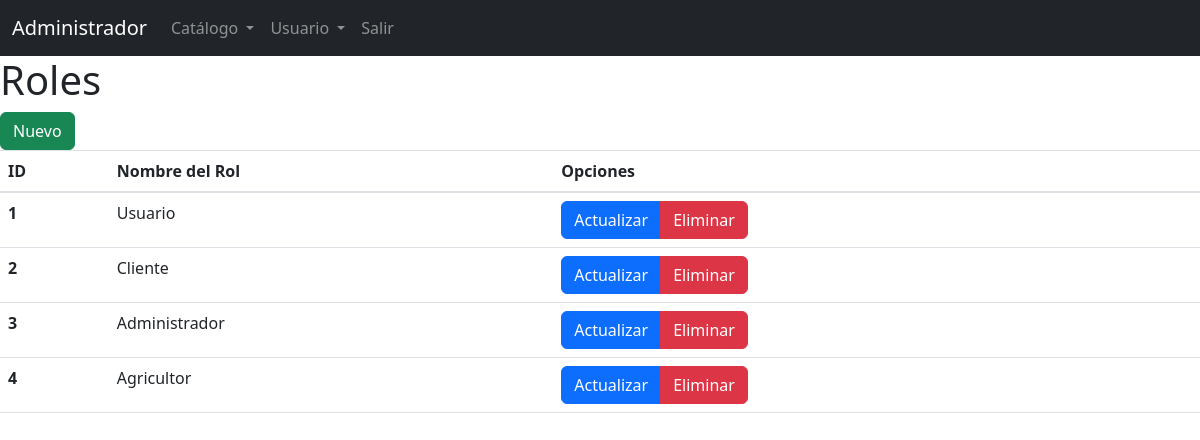
The app's page /admin/roles.php (signed in) with its own data.
### tables this page shows
CREATE TABLE `rol` (
  `id_rol` int(11) NOT NULL,
  `rol` varchar(30) NOT NULL
);

### sistema.class.php (called while the page is built, shortened)
<?php
class Sistema
{
    function conexion()
    {
        $this->con = new PDO(SGBD . ':host=' . DBHOST . ';dbname=' . DBNAME . ';port=' . DBPORT, DBUSER, DBPASS);
    }
}
?>

### admin/roles.class.php (called while the page is built, shortened)
<?php
require_once('../sistema.class.php');
class Roles extends Sistema {
    function readAll() {
        $sql="SELECT * FROM rol";
        $consulta = $this->con->prepare($sql);
        $consulta->execute();
        return $consulta->fetchAll(PDO::FETCH_ASSOC);
    }
}
?>

### admin/views/roles/index.php (the view, shortened to what this page needs)
<?php require('views/header/header_administrador.php'); ?>
<h1>Roles</h1>
<a href="roles.php?accion=crear" class="btn btn-success">Nuevo</a>
<table class="table">
    <thead>
        <tr>
            <th scope="col">ID</th>
            <th scope="col">Nombre del Rol</th>
            <th scope="col">Opciones</th>
        </tr>
    </thead>
    <tbody>
        <?php foreach ($roles as $rol) : ?>
        <tr>
            <th scope="row"><?php echo $rol['id_rol']; ?></th>
            <td><?php echo $rol['rol']; ?></td>
            <td>
                <div class="btn-group" role="group" aria-label="Basic example">
                    <a href="roles.php?accion=actualizar&id=<?php echo $rol['id_rol']; ?>" class="btn btn-primary">Actualizar</a>
                    <a href="roles.php?accion=eliminar&id=<?php echo $rol['id_rol']; ?>" class="btn btn-danger">Eliminar</a>
                </div>
            </td>
        </tr>
        <?php endforeach; ?>
    </tbody>
</table>
<?php require('views/footer.php'); ?>

### records on screen
rol: id_rol "1", rol "Usuario"
rol: id_rol "2", rol "Cliente"
rol: id_rol "3", rol "Administrador"
rol: id_rol "4", rol "Agricultor"
